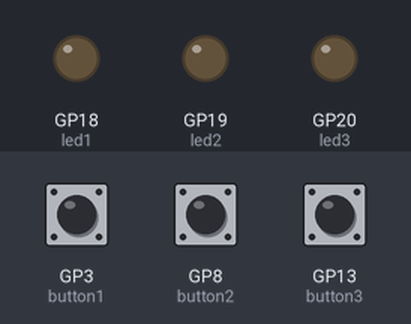
Recording of a program running on a simulated Raspberry Pi Pico running MicroPython. Shown: output pins drawn as LEDs (lit = HIGH). Inputs (shaded band) come from the test bench; at power-on: GP3 (button1) LOW, GP8 (button2) LOW, GP13 (button3) LOW.

Above: at 1.2 s.
1.3 s: GP3 (button1) pulled HIGH for 0.15 s
At 1.4 s:
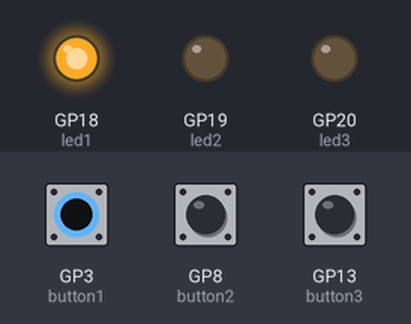
3.0 s: GP8 (button2) pulled HIGH for 0.15 s
At 3.1 s:
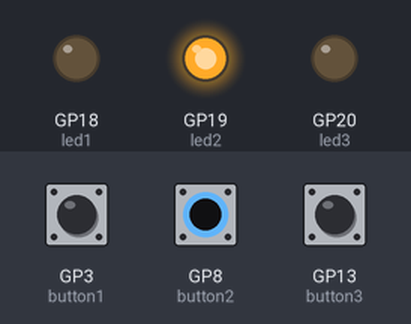
4.7 s: GP13 (button3) pulled HIGH for 0.15 s
At 4.8 s:
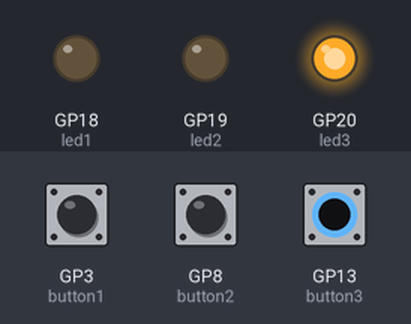
6.4 s: GP13 (button3) pulled HIGH for 3.2 s
At 10.2 s:
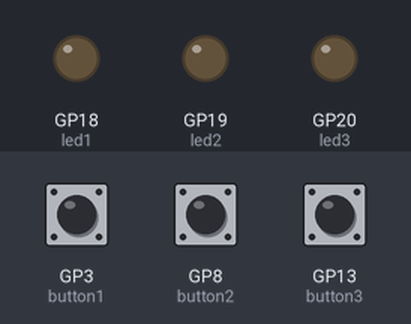
11.1 s: GP3 (button1) pulled HIGH for 3.2 s
At 11.4 s:
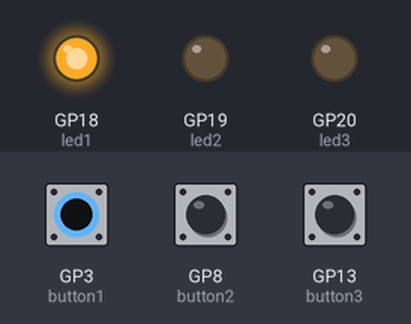
15.8 s: GP3 (button1) driven HIGH and GP8 (button2) driven HIGH
At 16.3 s:
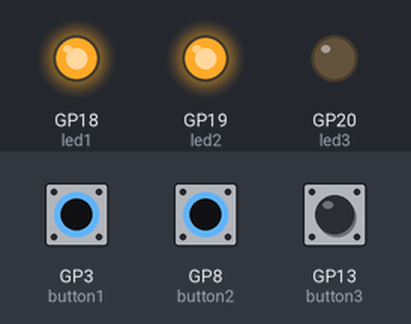
Timing chart, 0 to 18.3 s (numbered marks = the images above; inputs shaded):
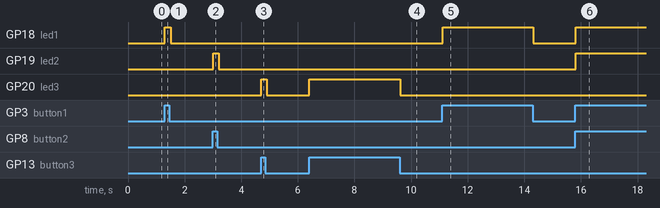

Measured:
- after the input at 1.3 s, GP18 (led1): LOW → HIGH at once, → LOW 0.20 s later
- after the input at 3.0 s, GP19 (led2): LOW → HIGH at once, → LOW 0.20 s later
- after the input at 4.7 s, GP20 (led3): LOW → HIGH at once, → LOW 0.20 s later
- after the input at 6.4 s, GP20 (led3): LOW → HIGH at once, → LOW 3.2 s later
- after the input at 11.1 s, GP18 (led1): LOW → HIGH at once, → LOW 3.2 s later
- after the input at 15.8 s, GP18 (led1), GP19 (led2): LOW → HIGH at once

The program:

day3_copilot.py
```python
# this raspberry pi pico has 3 buttons which trigger 3 LEDS.
# the first button is on pin 3, the second on pin 8 and the third on pin 13
# the first, red light is on pin 18
# the second, amber light is on pin 19
# the third, green light is on pin 20
# pressing a button should toggle an led, and release should turn it off
# the buttons are active high, so when pressed they will read 1

import machine
import utime

# set up the buttons
button1 = machine.Pin(3, machine.Pin.IN, machine.Pin.PULL_DOWN)
button2 = machine.Pin(8, machine.Pin.IN, machine.Pin.PULL_DOWN)
button3 = machine.Pin(13, machine.Pin.IN, machine.Pin.PULL_DOWN)

# set up the LEDs
led1 = machine.Pin(18, machine.Pin.OUT)
led2 = machine.Pin(19, machine.Pin.OUT)
led3 = machine.Pin(20, machine.Pin.OUT)

# set up the LEDs to be off
led1.value(0)
led2.value(0)
led3.value(0)

while True:
    # check the buttons
    if button1.value() == 1:
        led1.value(1)
    else:
        led1.value(0)
    if button2.value() == 1:
        led2.value(1)
    else:
        led2.value(0)
    if button3.value() == 1:
        led3.value(1)
    else:
        led3.value(0)
    utime.sleep(0.1)
```
